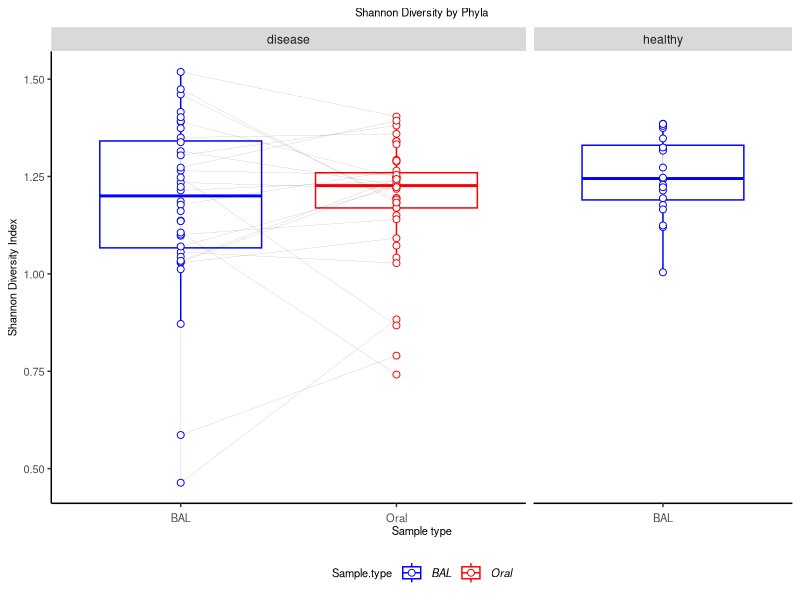
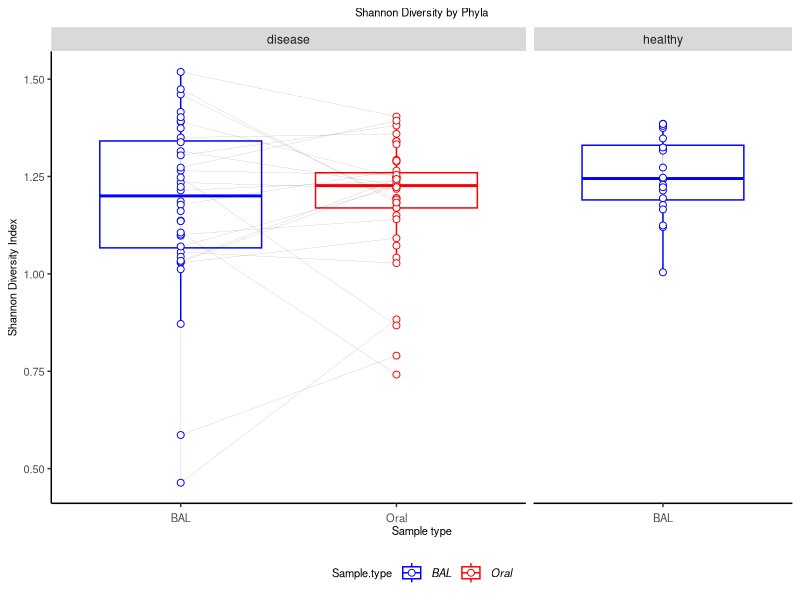

These charts were generated, in order, by the following R code:
#### Housekeeping ####
setwd("/GitHub/Imperial-Molyneaux/COVID-BAL-OralRinse/")

#### Download libraries ####
#install.packages("dplyr")
library("dplyr")
#install.packages("tidyverse")
library("tidyverse")
#install.packages("ggplot2")
library("ggplot2")
#install.packages("reshape2")
library("reshape2")
#install.paclages("vegan")
library("vegan")
#install.packages("rstatix")
library("rstatix")

# Read in the saved csv file from previously
normalised_data <- read.csv("Phylum-normalised-metadata.csv")

abundance_table <- normalised_data %>%
  select(5:ncol(normalised_data)) # Only select the reads
rowSums(abundance_table) #check if in percentages
abundance_table <- abundance_table/rowSums(abundance_table)*100

metadata <- normalised_data %>%
  select(Sample.type:patient_ID)

#### Species Richness ####
# Calculate species number 
# Margin = 1, by row
species_number <- specnumber(abundance_table, MARGIN = 1)
species_number <- as.data.frame(species_number)
species_metadata <- cbind(metadata, species_number)

# Shannon Diversity stats
shannon_diversity <- diversity(abundance_table, index = "shannon")
shannon_diversity <- as.data.frame(shannon_diversity)
shannon_metadata <- cbind(metadata, shannon_diversity)
shannon_metadata$Sample.type <- as.factor(shannon_metadata$Sample.type)

# Healthy vs. Disease BAL only (no HC for oral rinse)
shannon_metadata_filter <- shannon_metadata %>%
  filter(Sample.type == "BAL") %>%
  filter(Status == "disease" |
         Status == "healthy")

wilcox.test(shannon_diversity ~ Status, data = shannon_metadata_filter)
# p <, Class
# p < 0.28 phyla
# p < , genus

# By type of sample (oral vs. BAL), can only do disease (paired samples)
shannon_metadata_filter <- shannon_metadata %>%
  filter(shannon_metadata$Status == "disease")

wilcox.test(shannon_diversity ~ Sample.type, data = shannon_metadata_filter)
# p = , class
# p = 0.86, phylum
# p = , genus

shannon_metadata <- cbind(metadata, shannon_diversity)
shannon_metadata <- shannon_metadata %>%
  filter(!Status == "control") # remove control samples


#Check the taxa level used
ggplot(shannon_metadata, aes(x=Sample.type, y=shannon_diversity, color=Sample.type)) +
  geom_boxplot(aes(fill = Sample.type, shape = Sample.type, colour = Sample.type), outlier.shape = NA) +
  geom_line(aes(group = patient_ID),
            linetype = "solid",
            size = 0.05, alpha = 0.5,
            colour = "black") +
  geom_point(position = "identity", aes(fill = Sample.type,
                                        shape = Sample.type,
                                        colour = Sample.type,
                                        group = patient_ID), # change the shape 
             size = 2,
             stroke = .5) +
  scale_shape_manual(values=c(21, 21, 21)) +
  scale_color_manual(values=c("blue",
                              "red",
                              "goldenrod")) +
  scale_fill_manual(values=c("white", "white", "white")) + # inner colour can change
  facet_grid(. ~ `Status`,
             scales = "free", space = "free") +
  labs(title="Shannon Diversity by Phyla",
       y = "Shannon Diversity Index",
       x = "Sample type") +
  theme(#Set the title font size
    plot.title = element_text(size=8,
                              hjust = 0.5),
    #Set the legend title position
    legend.position = "bottom",
    #Set the legend title font size
    legend.title = element_text(size=8),
    #Define the size of the legend text and make it italic
    legend.text = element_text(size=8,
                               face = "italic"),
    #Remove the grey background from the legend
    legend.background = element_blank(),
    #Remove the box from the legend
    legend.key = element_blank(),
    #Remove the grey background
    panel.background = element_blank(),
    #Remove the plot border
    panel.border = element_blank(),
    #Remove the major plot grid lines
    panel.grid.major = element_blank(),
    #Remove the minor plot grid lines
    panel.grid.minor = element_blank(),
    #Change orientation of x axis labels
    axis.text.x = element_text(angle=0,
                               hjust=0.5,
                               vjust=0, # "justifying" text
                               size=8),
    axis.title.x = element_text(size=8),
    #Define the axis title text size
    axis.title = element_text(size=8),
    #Define the axis label text size
    axis.text.y = element_text(size=8),
    #Add back the x and y axis lines and define thickness (size), line type, and color
    axis.line = element_line(size = 0.5,
                             linetype = "solid",
                             colour = "black"))

ggsave("ShannonDiversity-Phyla.pdf", width = 150, height = 150,
       units = c("mm"), device = "pdf")
